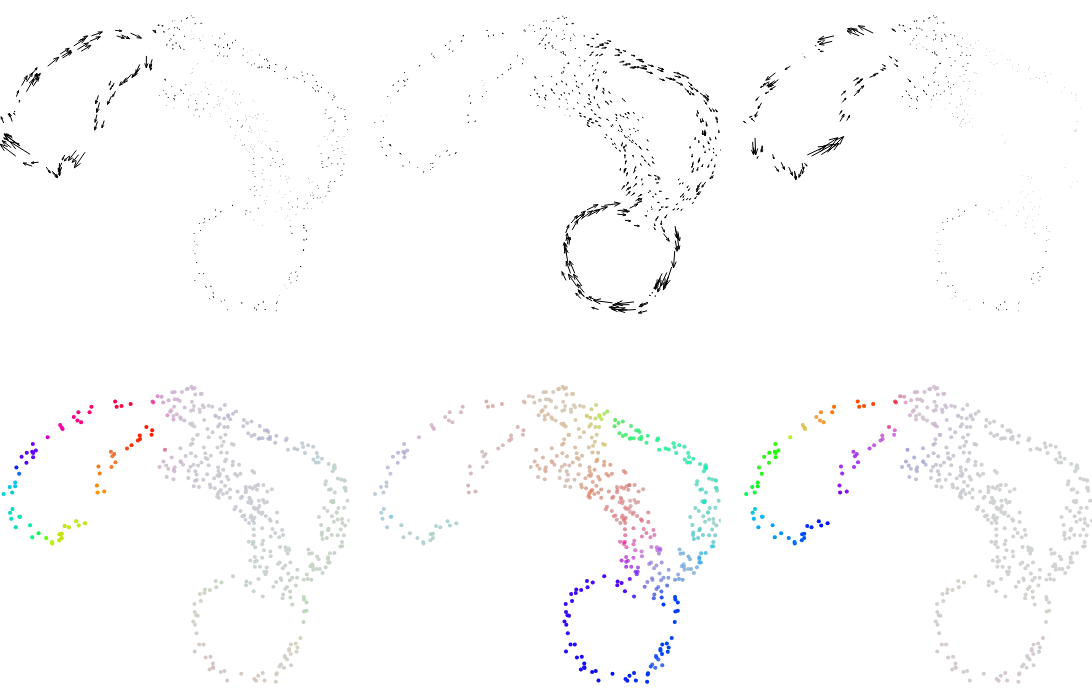

Source (notebook cell):
### Code cell
from plotly.subplots import make_subplots
import plotly.graph_objects as go

# --- Define which subplots are 2D or 3D ---
specs = [
    [{"type": "xy"}, {"type": "xy"}, {"type": "xy"}],
    [{"type": "xy"}, {"type": "xy"}, {"type": "xy"}],
]

fig = make_subplots(
    rows=2,
    cols=3,
    specs=specs,
    horizontal_spacing=0.02,
    vertical_spacing=0.06,
)

# --- Add all traces ---
fig.add_traces(list(f11.data), rows=[1]*len(f11.data), cols=[1]*len(f11.data))
fig.add_traces(list(f12.data), rows=[1]*len(f12.data), cols=[2]*len(f12.data))
fig.add_traces(list(f13.data), rows=[1]*len(f13.data), cols=[3]*len(f13.data))

fig.add_traces(list(f11_c.data), rows=[2]*len(f11_c.data), cols=[1]*len(f11_c.data))
fig.add_traces(list(f12_c.data), rows=[2]*len(f12_c.data), cols=[2]*len(f12_c.data))
fig.add_traces(list(f13_c.data), rows=[2]*len(f13_c.data), cols=[3]*len(f13_c.data))

clean_fig(fig)

# --- Synchronize 2D axis ranges (rows 1–2) ---
all_figs_2d = [f11, f12, f13, f11_c, f12_c, f13_c]
x_vals, y_vals = [], []
for f in all_figs_2d:
    for t in f.data:
        if hasattr(t, "x") and t.x is not None:
            x_vals.extend([v for v in t.x if v is not None])
        if hasattr(t, "y") and t.y is not None:
            y_vals.extend([v for v in t.y if v is not None])
xrange = [min(x_vals), max(x_vals)]
yrange = [min(y_vals), max(y_vals)]
fig.update_xaxes(range=xrange)
fig.update_yaxes(range=yrange)


# --- Layout cleanup ---
fig.update_layout(width=1100, height=700)
fig.update_layout(margin=dict(l=0, r=0, t=0, b=0))

fig.show()
fig.write_image("figs/new_output.pdf", scale=1)

### Figure 1 — Plotly figure (JSON) as saved in the notebook; plotly's stock layout.template omitted (floating-point values rounded to 4 significant figures; data arrays with more than 128 entries replaced by an {"elided": "..."} marker saying what was removed)
{"data": [{"line": {"width": 1}, "marker": {"color": "black"}, "mode": "lines", "type": "scatter", "x": {"elided": "3500 float values"}, "xaxis": "x", "y": {"elided": "3500 float values"}, "yaxis": "y"}, {"line": {"width": 1}, "marker": {"color": "black"}, "mode": "lines", "type": "scatter", "x": {"elided": "3500 float values"}, "xaxis": "x2", "y": {"elided": "3500 float values"}, "yaxis": "y2"}, {"line": {"width": 1}, "marker": {"color": "black"}, "mode": "lines", "type": "scatter", "x": {"elided": "3500 float values"}, "xaxis": "x3", "y": {"elided": "3500 float values"}, "yaxis": "y3"}, {"marker": {"color": "lightgray", "opacity": 1, "size": 4}, "mode": "markers", "type": "scatter", "x": {"elided": "500 float values"}, "xaxis": "x4", "y": {"elided": "500 float values"}, "yaxis": "y4"}, {"marker": {"cmax": 6.283, "cmid": 3.142, "cmin": 0, "color": {"elided": "500 float values"}, "colorscale": [[0, "#ff0000"], [0.1111, "#ffa700"], [0.2222, "#afff00"], [0.3333, "#08ff00"], [0.4444, "#00ff9f"], [0.5556, "#00b7ff"], [0.6667, "#0010ff"], [0.7778, "#9700ff"], [0.8889, "#ff00bf"], [1, "#ff0000"]], "opacity": {"elided": "500 float values"}, "showscale": false, "size": 4}, "mode": "markers", "type": "scatter", "x": {"elided": "500 float values"}, "xaxis": "x4", "y": {"elided": "500 float values"}, "yaxis": "y4"}, {"marker": {"color": "lightgray", "opacity": 1, "size": 4}, "mode": "markers", "type": "scatter", "x": {"elided": "500 float values"}, "xaxis": "x5", "y": {"elided": "500 float values"}, "yaxis": "y5"}, {"marker": {"cmax": 6.283, "cmid": 3.142, "cmin": 0, "color": {"elided": "500 float values"}, "colorscale": [[0, "#ff0000"], [0.1111, "#ffa700"], [0.2222, "#afff00"], [0.3333, "#08ff00"], [0.4444, "#00ff9f"], [0.5556, "#00b7ff"], [0.6667, "#0010ff"], [0.7778, "#9700ff"], [0.8889, "#ff00bf"], [1, "#ff0000"]], "opacity": {"elided": "500 float values"}, "showscale": false, "size": 4}, "mode": "markers", "type": "scatter", "x": {"elided": "500 float values"}, "xaxis": "x5", "y": {"elided": "500 float values"}, "yaxis": "y5"}, {"marker": {"color": "lightgray", "opacity": 1, "size": 4}, "mode": "markers", "type": "scatter", "x": {"elided": "500 float values"}, "xaxis": "x6", "y": {"elided": "500 float values"}, "yaxis": "y6"}, {"marker": {"cmax": 6.283, "cmid": 3.142, "cmin": 0, "color": {"elided": "500 float values"}, "colorscale": [[0, "#ff0000"], [0.1111, "#ffa700"], [0.2222, "#afff00"], [0.3333, "#08ff00"], [0.4444, "#00ff9f"], [0.5556, "#00b7ff"], [0.6667, "#0010ff"], [0.7778, "#9700ff"], [0.8889, "#ff00bf"], [1, "#ff0000"]], "opacity": {"elided": "500 float values"}, "showscale": false, "size": 4}, "mode": "markers", "type": "scatter", "x": {"elided": "500 float values"}, "xaxis": "x6", "y": {"elided": "500 float values"}, "yaxis": "y6"}], "layout": {"coloraxis": {"showscale": false}, "height": 700, "margin": {"b": 0, "l": 0, "r": 0, "t": 0}, "paper_bgcolor": "white", "plot_bgcolor": "white", "scene": {"aspectmode": "data", "xaxis": {"showbackground": false, "showgrid": false, "showticklabels": false, "title": {"text": ""}, "visible": false, "zeroline": false}, "yaxis": {"showbackground": false, "showgrid": false, "showticklabels": false, "title": {"text": ""}, "visible": false, "zeroline": false}, "zaxis": {"showbackground": false, "showgrid": false, "showticklabels": false, "title": {"text": ""}, "visible": false, "zeroline": false}}, "showlegend": false, "title": {"text": ""}, "width": 1100, "xaxis": {"anchor": "y", "automargin": false, "domain": [0, 0.32], "range": [-1.019, 0.9937], "showgrid": false, "showline": false, "showticklabels": false, "title": {"text": ""}, "zeroline": false}, "xaxis2": {"anchor": "y2", "automargin": false, "domain": [0.34, 0.66], "range": [-1.019, 0.9937], "showgrid": false, "showline": false, "showticklabels": false, "title": {"text": ""}, "zeroline": false}, "xaxis3": {"anchor": "y3", "automargin": false, "domain": [0.68, 1], "range": [-1.019, 0.9937], "showgrid": false, "showline": false, "showticklabels": false, "title": {"text": ""}, "zeroline": false}, "xaxis4": {"anchor": "y4", "automargin": false, "domain": [0, 0.32], "range": [-1.019, 0.9937], "showgrid": false, "showline": false, "showticklabels": false, "title": {"text": ""}, "zeroline": false}, "xaxis5": {"anchor": "y5", "automargin": false, "domain": [0.34, 0.66], "range": [-1.019, 0.9937], "showgrid": false, "showline": false, "showticklabels": false, "title": {"text": ""}, "zeroline": false}, "xaxis6": {"anchor": "y6", "automargin": false, "domain": [0.68, 1], "range": [-1.019, 0.9937], "showgrid": false, "showline": false, "showticklabels": false, "title": {"text": ""}, "zeroline": false}, "yaxis": {"anchor": "x", "automargin": false, "domain": [0.53, 1], "range": [-0.8511, 0.8633], "scaleanchor": "x", "scaleratio": 1, "showgrid": false, "showline": false, "showticklabels": false, "title": {"text": ""}, "zeroline": false}, "yaxis2": {"anchor": "x2", "automargin": false, "domain": [0.53, 1], "range": [-0.8511, 0.8633], "scaleanchor": "x2", "scaleratio": 1, "showgrid": false, "showline": false, "showticklabels": false, "title": {"text": ""}, "zeroline": false}, "yaxis3": {"anchor": "x3", "automargin": false, "domain": [0.53, 1], "range": [-0.8511, 0.8633], "scaleanchor": "x3", "scaleratio": 1, "showgrid": false, "showline": false, "showticklabels": false, "title": {"text": ""}, "zeroline": false}, "yaxis4": {"anchor": "x4", "automargin": false, "domain": [0, 0.47], "range": [-0.8511, 0.8633], "scaleanchor": "x4", "scaleratio": 1, "showgrid": false, "showline": false, "showticklabels": false, "title": {"text": ""}, "zeroline": false}, "yaxis5": {"anchor": "x5", "automargin": false, "domain": [0, 0.47], "range": [-0.8511, 0.8633], "scaleanchor": "x5", "scaleratio": 1, "showgrid": false, "showline": false, "showticklabels": false, "title": {"text": ""}, "zeroline": false}, "yaxis6": {"anchor": "x6", "automargin": false, "domain": [0, 0.47], "range": [-0.8511, 0.8633], "scaleanchor": "x6", "scaleratio": 1, "showgrid": false, "showline": false, "showticklabels": false, "title": {"text": ""}, "zeroline": false}}}
